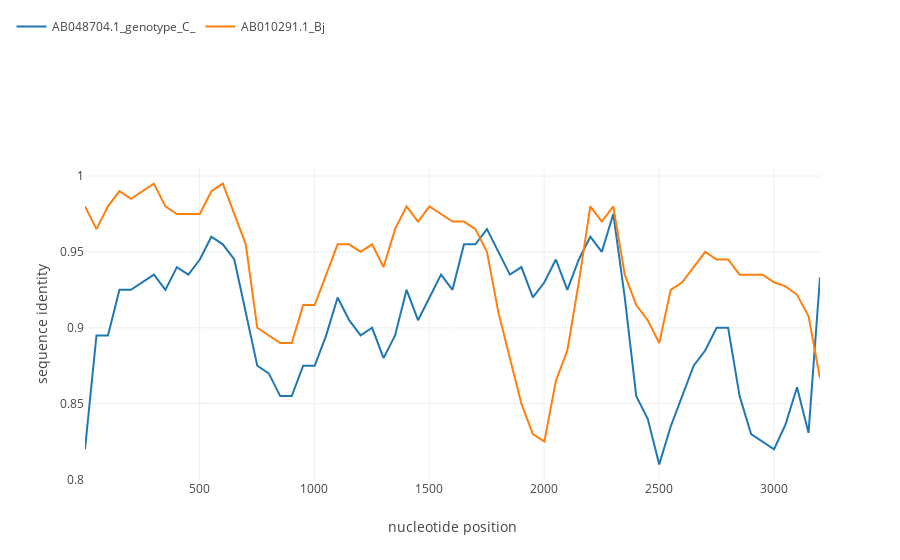

The cell this chart's notebook holds for it:
### Code cell
hbv_obj.simgen(window=200, shift=50, pot_rec=1)
